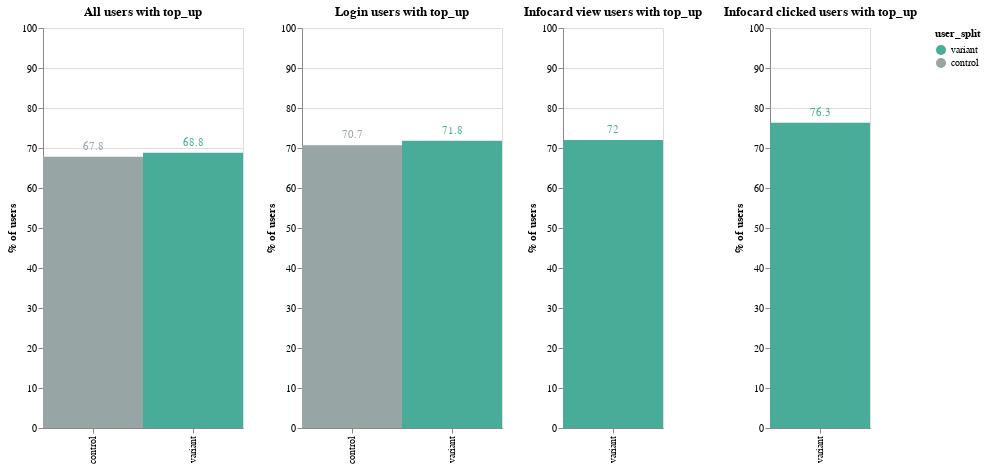

Notebook cell for this chart:
### Code cell
# build chart
all_chart = (
    alt.Chart(sixty_day_top_up_df[sixty_day_top_up_df["top_up_type"] == "Has Top-up"])
    .mark_rect(size=80)
    .encode(
        x=alt.X("user_split:N", title=None),
        y=alt.Y(
            "perc_all_users:Q", title="% of users", scale=alt.Scale(domain=(0, 100))
        ),
        color=alt.Color(
            "user_split:N",
            scale=color_scale_1,
        ),
    )
    .properties(width=200, height=400, title="All users with top_up")
)

all_text = all_chart.mark_text(
    align="center",
    baseline="middle",
    # Nudges text to right so it doesn't appear on top of the bar
    dy=-10,
).encode(text="perc_all_users:Q")

login_chart = (
    alt.Chart(sixty_day_top_up_df[sixty_day_top_up_df["top_up_type"] == "Has Top-up"])
    .mark_rect(size=80)
    .encode(
        x=alt.X("user_split:N", title=None),
        y=alt.Y(
            "perc_login_users:Q", title="% of users", scale=alt.Scale(domain=(0, 100))
        ),
        color=alt.Color(
            "user_split:N",
            scale=color_scale_1,
        ),
    )
    .properties(width=200, height=400, title="Login users with top_up")
)

login_text = login_chart.mark_text(
    align="center",
    baseline="middle",
    # Nudges text to right so it doesn't appear on top of the bar
    dy=-10,
).encode(text="perc_login_users:Q")

infocard_view_chart = (
    alt.Chart(sixty_day_top_up_df[sixty_day_top_up_df["top_up_type"] == "Has Top-up"])
    .mark_rect(size=80)
    .encode(
        x=alt.X("user_split:N", title=None),
        y=alt.Y(
            "perc_infocard_view_users:Q",
            title="% of users",
            scale=alt.Scale(domain=(0, 100)),
        ),
        color=alt.Color(
            "user_split:N",
            scale=color_scale_1,
        ),
    )
    .properties(width=100, height=400, title="Infocard view users with top_up")
)

infocard_view_text = infocard_view_chart.mark_text(
    align="center",
    baseline="middle",
    # Nudges text to right so it doesn't appear on top of the bar
    dy=-10,
).encode(text="perc_infocard_view_users:Q")


infocard_clicked_chart = (
    alt.Chart(sixty_day_top_up_df[sixty_day_top_up_df["top_up_type"] == "Has Top-up"])
    .mark_rect(size=80)
    .encode(
        x=alt.X("user_split:N", title=None),
        y=alt.Y(
            "perc_infocard_click_users:Q",
            title="% of users",
            scale=alt.Scale(domain=(0, 100)),
        ),
        color=alt.Color(
            "user_split:N",
            scale=color_scale_1,
        ),
    )
    .properties(width=100, height=400, title="Infocard clicked users with top_up")
)

infocard_clicked_text = infocard_clicked_chart.mark_text(
    align="center",
    baseline="middle",
    # Nudges text to right so it doesn't appear on top of the bar
    dy=-10,
).encode(text="perc_infocard_click_users:Q")

all_chart + all_text | login_chart + login_text | infocard_view_chart + infocard_view_text | infocard_clicked_chart + infocard_clicked_text

### Figure 1 — Vega-Lite specification as saved in the notebook (floating-point values rounded to 4 significant figures)
{"config": {"view": {"continuousWidth": 400, "continuousHeight": 300}}, "hconcat": [{"layer": [{"mark": {"type": "rect", "size": 80}, "encoding": {"color": {"type": "nominal", "field": "user_split", "scale": {"domain": ["variant", "control"], "range": ["#48AC98", "#98A5A5"]}}, "x": {"type": "nominal", "field": "user_split", "title": null}, "y": {"type": "quantitative", "field": "perc_all_users", "scale": {"domain": [0, 100]}, "title": "% of users"}}, "height": 400, "title": "All users with top_up", "width": 200}, {"mark": {"type": "text", "align": "center", "baseline": "middle", "dy": -10}, "encoding": {"color": {"type": "nominal", "field": "user_split", "scale": {"domain": ["variant", "control"], "range": ["#48AC98", "#98A5A5"]}}, "text": {"type": "quantitative", "field": "perc_all_users"}, "x": {"type": "nominal", "field": "user_split", "title": null}, "y": {"type": "quantitative", "field": "perc_all_users", "scale": {"domain": [0, 100]}, "title": "% of users"}}, "height": 400, "title": "All users with top_up", "width": 200}], "data": {"name": "data-ce36a569c378ec4553c8e570e4790ef8"}}, {"layer": [{"mark": {"type": "rect", "size": 80}, "encoding": {"color": {"type": "nominal", "field": "user_split", "scale": {"domain": ["variant", "control"], "range": ["#48AC98", "#98A5A5"]}}, "x": {"type": "nominal", "field": "user_split", "title": null}, "y": {"type": "quantitative", "field": "perc_login_users", "scale": {"domain": [0, 100]}, "title": "% of users"}}, "height": 400, "title": "Login users with top_up", "width": 200}, {"mark": {"type": "text", "align": "center", "baseline": "middle", "dy": -10}, "encoding": {"color": {"type": "nominal", "field": "user_split", "scale": {"domain": ["variant", "control"], "range": ["#48AC98", "#98A5A5"]}}, "text": {"type": "quantitative", "field": "perc_login_users"}, "x": {"type": "nominal", "field": "user_split", "title": null}, "y": {"type": "quantitative", "field": "perc_login_users", "scale": {"domain": [0, 100]}, "title": "% of users"}}, "height": 400, "title": "Login users with top_up", "width": 200}], "data": {"name": "data-ce36a569c378ec4553c8e570e4790ef8"}}, {"layer": [{"mark": {"type": "rect", "size": 80}, "encoding": {"color": {"type": "nominal", "field": "user_split", "scale": {"domain": ["variant", "control"], "range": ["#48AC98", "#98A5A5"]}}, "x": {"type": "nominal", "field": "user_split", "title": null}, "y": {"type": "quantitative", "field": "perc_infocard_view_users", "scale": {"domain": [0, 100]}, "title": "% of users"}}, "height": 400, "title": "Infocard view users with top_up", "width": 100}, {"mark": {"type": "text", "align": "center", "baseline": "middle", "dy": -10}, "encoding": {"color": {"type": "nominal", "field": "user_split", "scale": {"domain": ["variant", "control"], "range": ["#48AC98", "#98A5A5"]}}, "text": {"type": "quantitative", "field": "perc_infocard_view_users"}, "x": {"type": "nominal", "field": "user_split", "title": null}, "y": {"type": "quantitative", "field": "perc_infocard_view_users", "scale": {"domain": [0, 100]}, "title": "% of users"}}, "height": 400, "title": "Infocard view users with top_up", "width": 100}], "data": {"name": "data-ce36a569c378ec4553c8e570e4790ef8"}}, {"layer": [{"mark": {"type": "rect", "size": 80}, "encoding": {"color": {"type": "nominal", "field": "user_split", "scale": {"domain": ["variant", "control"], "range": ["#48AC98", "#98A5A5"]}}, "x": {"type": "nominal", "field": "user_split", "title": null}, "y": {"type": "quantitative", "field": "perc_infocard_click_users", "scale": {"domain": [0, 100]}, "title": "% of users"}}, "height": 400, "title": "Infocard clicked users with top_up", "width": 100}, {"mark": {"type": "text", "align": "center", "baseline": "middle", "dy": -10}, "encoding": {"color": {"type": "nominal", "field": "user_split", "scale": {"domain": ["variant", "control"], "range": ["#48AC98", "#98A5A5"]}}, "text": {"type": "quantitative", "field": "perc_infocard_click_users"}, "x": {"type": "nominal", "field": "user_split", "title": null}, "y": {"type": "quantitative", "field": "perc_infocard_click_users", "scale": {"domain": [0, 100]}, "title": "% of users"}}, "height": 400, "title": "Infocard clicked users with top_up", "width": 100}], "data": {"name": "data-ce36a569c378ec4553c8e570e4790ef8"}}], "$schema": "https://vega.github.io/schema/vega-lite/v4.8.1.json", "datasets": {"data-ce36a569c378ec4553c8e570e4790ef8": [{"user_split": "control", "top_up_type": "Has Top-up", "n_users": 11450, "login_users": 11137, "infocard_view_users": 0, "infocard_clicked_users": 0, "perc_all_users": 67.8, "perc_login_users": 70.7, "perc_infocard_view_users": null, "perc_infocard_click_users": null}, {"user_split": "variant", "top_up_type": "Has Top-up", "n_users": 11551, "login_users": 11237, "infocard_view_users": 6460, "infocard_clicked_users": 669, "perc_all_users": 68.8, "perc_login_users": 71.8, "perc_infocard_view_users": 72.0, "perc_infocard_click_users": 76.3}]}}
